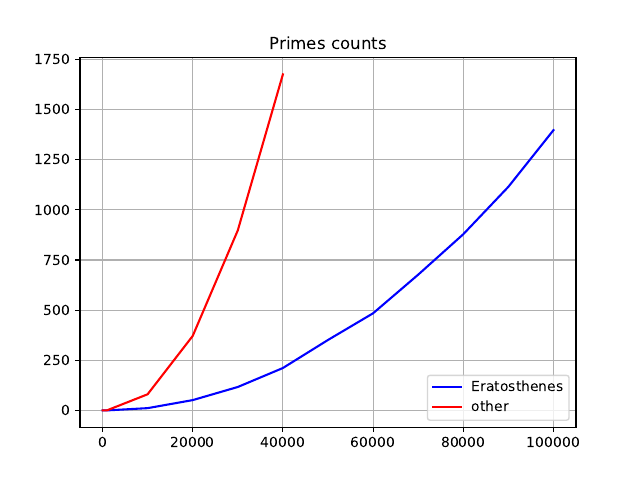

Write the Python code that produced this figure.
import numpy as np
from matplotlib import pyplot as plt


number_count = np.array([10, 100, 1000, 10000, 20000, 30000, 40000, 50000, 60000, 70000, 80000, 90000, 100000])
time_count_er = np.array([0.0000186, 0.000704, 0.06636, 11.23, 51.27, 116.7,
                          211.3, 351.1, 484.1, 676.6, 878.2, 1114.7, 1397.0])
time_count_s = np.array([0.00002376, 0.002363, 0.4051, 80.29, 371.11, 897.4, 1675.1])
primes = np.array([29, 541, 7919, 104729, 224737, 350377, 479909, 611953, 746773, 882377, 1020379, 1159523, 1299709])

plt.plot(number_count, time_count_er, c='b', label='Eratosthenes')
plt.plot(number_count[:7], time_count_s, color='r', label='other')
plt.title('Primes counts',)
plt.legend(loc='lower right')
plt.tick_params(axis='x',)
plt.tick_params(axis='y',)
plt.grid()
plt.savefig('alg_graph.pdf', dpi=300,)
plt.show()
